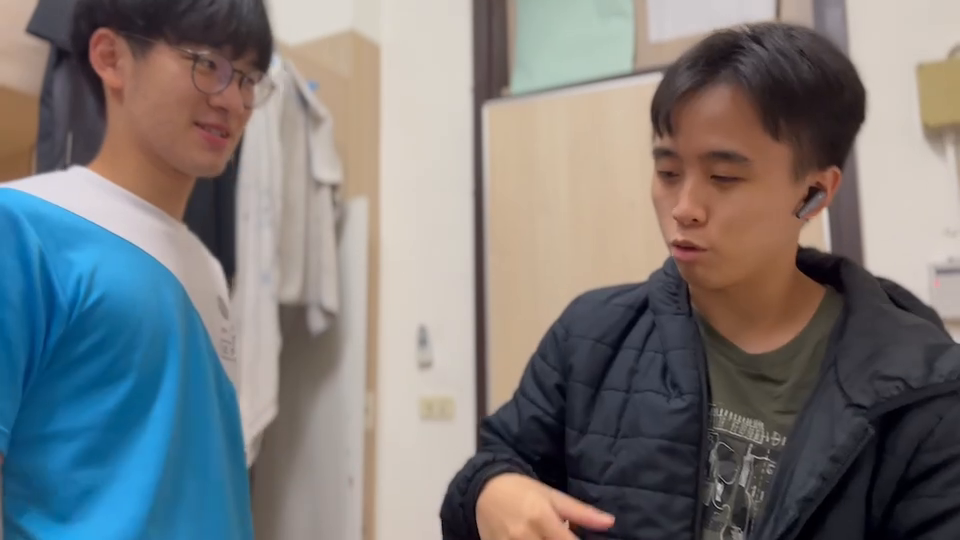
#> input picture frame 18 of OpenCV_FaceDetection/src/色鬼.mp4, 960 x 540 px
$ python face_detection_in_video.py
#> lines starting #> are read from the running program, lines starting #| are printed output that depends on the picture
import cv2

cap = cv2.VideoCapture('src/色鬼.mp4')
# print(cap.get(cv2.CAP_PROP_FPS))
while True:
    ret, frame = cap.read()
#> frame is the input picture: shape (540, 960, 3); mean B, G, R 122.5, 121.9, 122.7
    if ret:
        frame = cv2.resize(frame, (0, 0), fx=0.7, fy=0.7)
#> frame: shape (378, 672, 3)
        gray = cv2.cvtColor(frame, cv2.COLOR_BGR2GRAY)
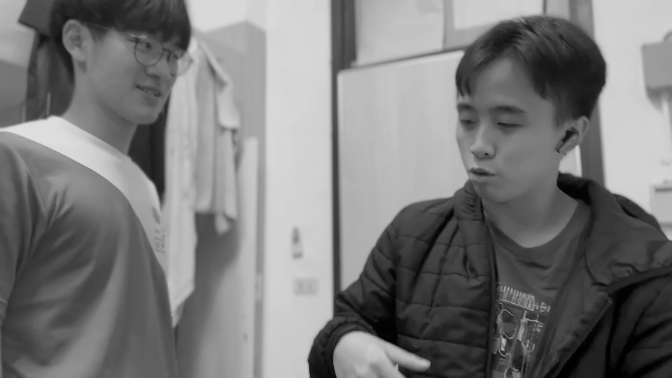
#> gray: shape (378, 672); min 0, max 224, mean 122.2
        faceCascade = cv2.CascadeClassifier('face_detect.xml')
        faceRect = faceCascade.detectMultiScale(gray, 1.1, 8)
#> faceRect = [[435, 82, 110, 110]]
        for (x, y, w, h) in faceRect:
            cv2.rectangle(frame, (x, y), (x + w, y + h), (0, 255, 0), 4)
#> this loop made 1 pass
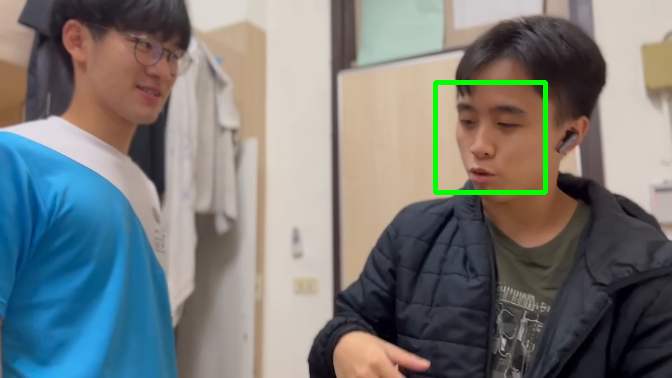
#> frame: shape (378, 672, 3); mean B, G, R 121.5, 123.1, 121.3
        cv2.GaussianBlur(frame, (9, 9), 20, faceRect)
        cv2.imshow('video', frame)
    else:
        break

    if cv2.waitKey(1) == ord('q'):  # q = quit
#> (key q is pressed here)
        break

$ run again, starting later in the video
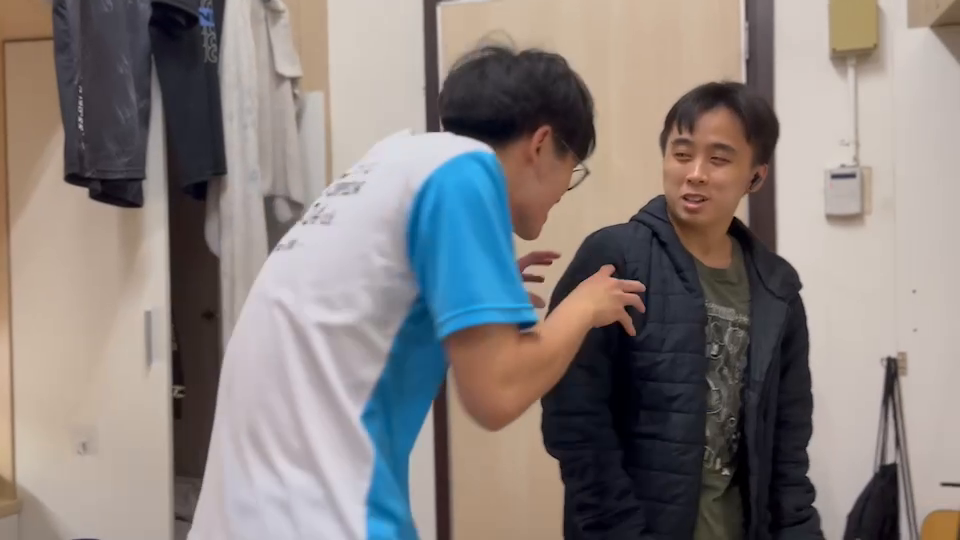
#> input picture frame 83 of OpenCV_FaceDetection/src/色鬼.mp4, 960 x 540 px
#> frame is the input picture: shape (540, 960, 3); mean B, G, R 126.9, 129.4, 137.1
#> `gray = cv2.cvtColor(frame, cv2.COLOR_BGR2GRAY)`:
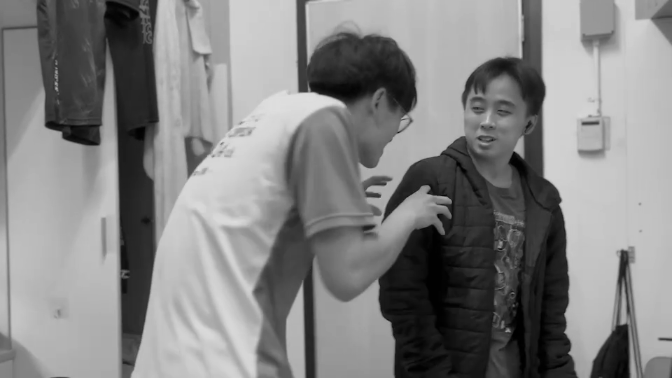
#> gray: shape (378, 672); min 0, max 222, mean 131.4
#> faceRect = [[452, 79, 77, 77]]
#> the loop `for (x, y, w, h) in faceRect:` made 1 pass
#> after the loop `for (x, y, w, h) in faceRect:`:
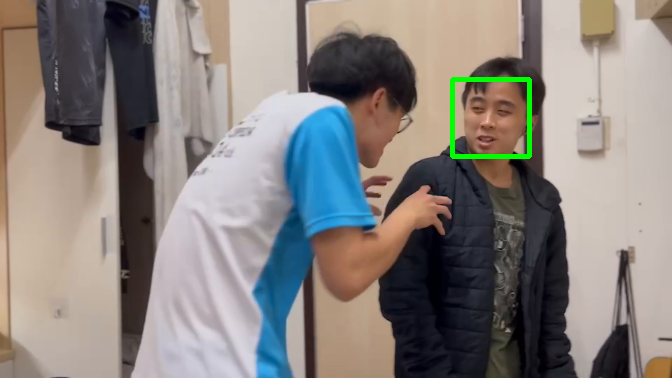
#> frame: shape (378, 672, 3); mean B, G, R 126.3, 130.3, 136.4

$ run again, starting later in the video
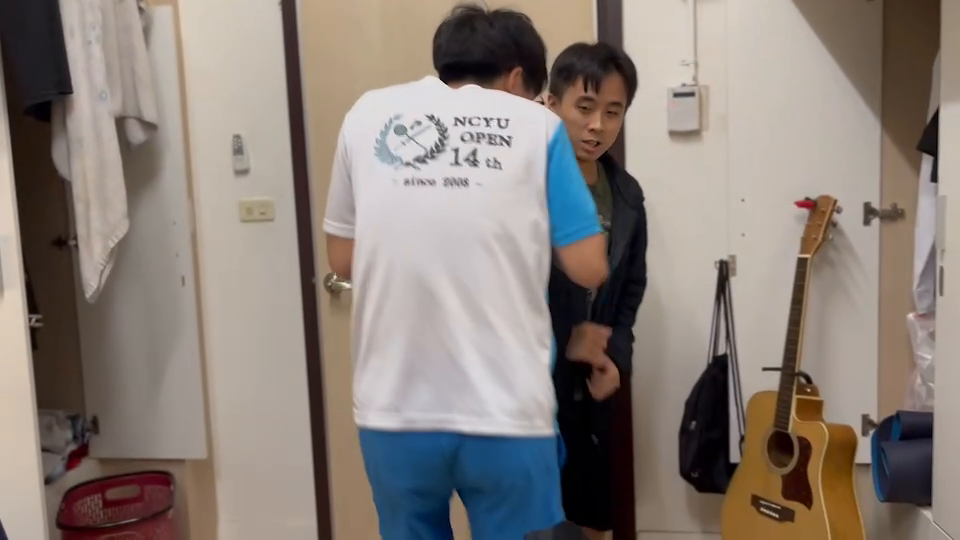
#> input picture frame 148 of OpenCV_FaceDetection/src/色鬼.mp4, 960 x 540 px
#> frame is the input picture: shape (540, 960, 3); mean B, G, R 121.5, 128.2, 138.6
#> `gray = cv2.cvtColor(frame, cv2.COLOR_BGR2GRAY)`:
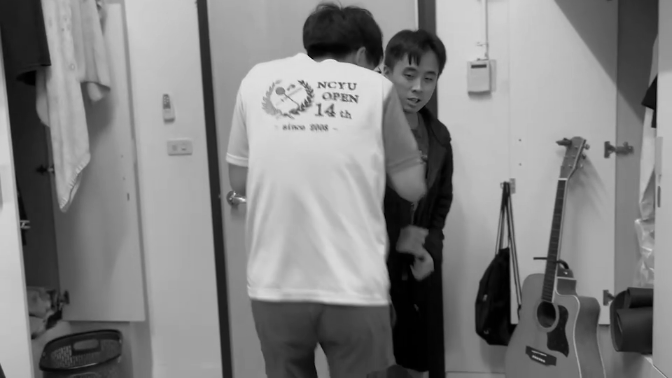
#> gray: shape (378, 672); min 0, max 231, mean 130.5
#> faceRect = [[389, 56, 57, 57]]
#> the loop `for (x, y, w, h) in faceRect:` made 1 pass
#> after the loop `for (x, y, w, h) in faceRect:`:
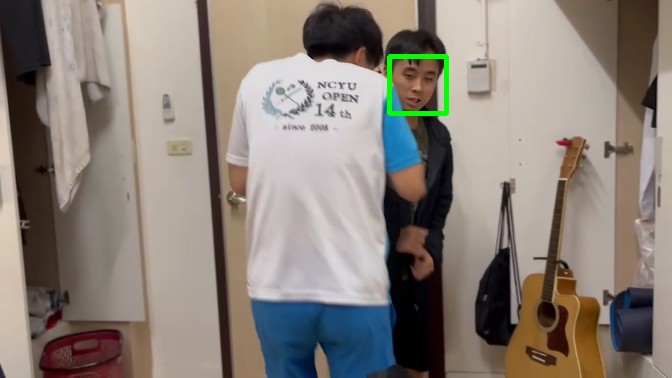
#> frame: shape (378, 672, 3); mean B, G, R 120.9, 128.8, 138
